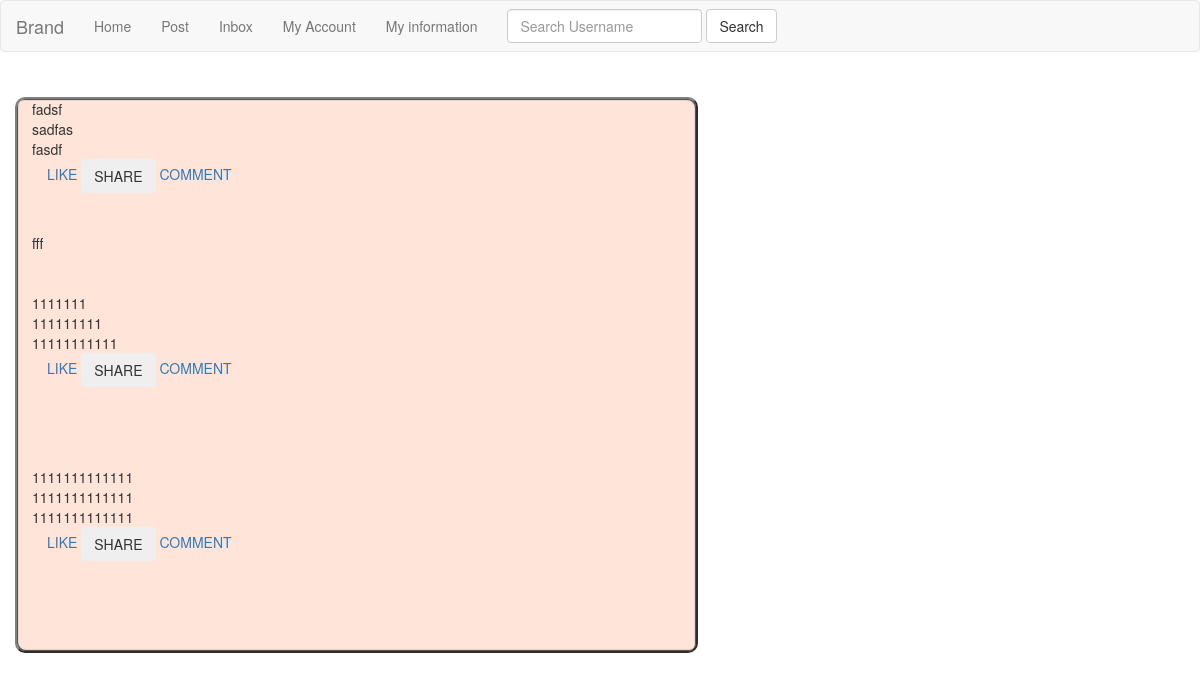
Before: /authors/cao/posts (signed in) with the older database file.
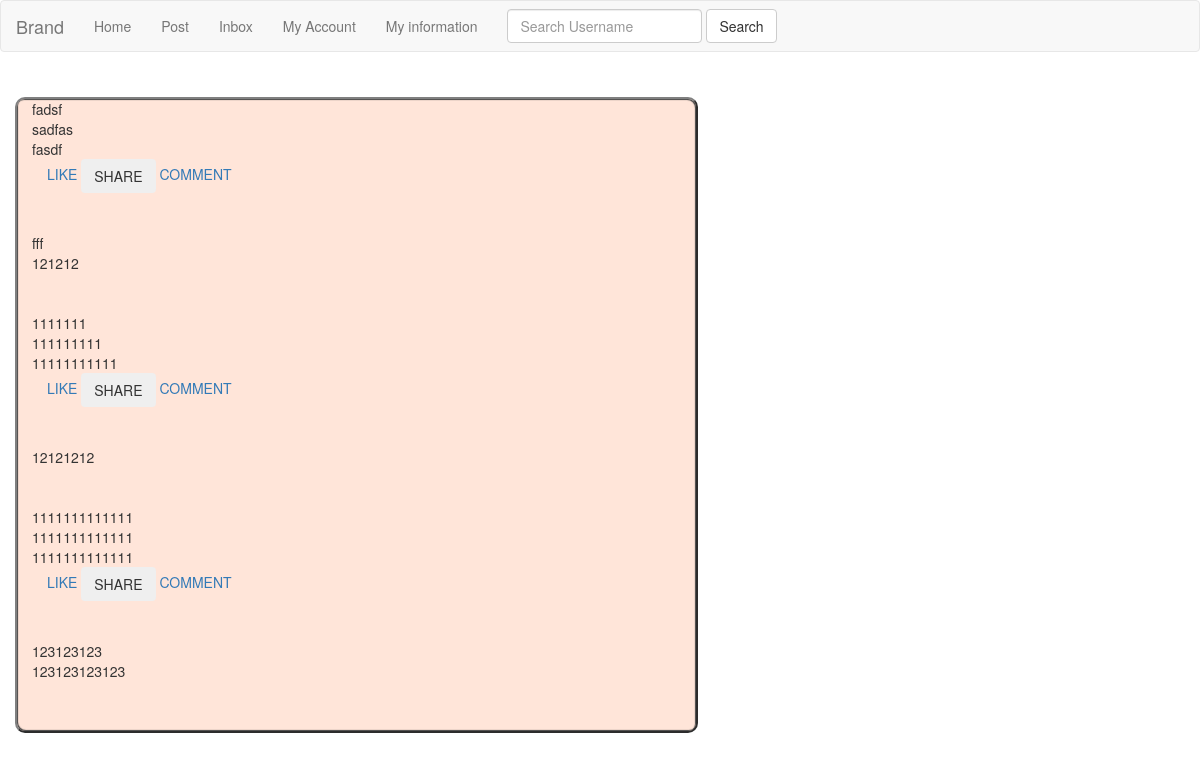
After: the same page with the newer database file.
### post/models.py (models this page shows, shortened)
class Post(models.Model):
    type = models.CharField(default='post', max_length=200)
    title = models.CharField(max_length=200,null=True, blank=True)
    uuid = models.UUIDField(default=uuid.uuid4, primary_key=True, editable=False,unique=True)
    id = models.CharField(max_length=200, null=True)
    source = models.CharField(max_length=200,null=True)
    origin = models.CharField(max_length=200,null=True)
    description = models.TextField(null=True, blank=True)
    content = models.CharField(max_length=256, null=True, blank=True)
    Categories = models.CharField(max_length=100, default="")
    CONTENT_CHOICES = [("text/plain", "Plaintext"),
                       ("text/markdown", "Markdown"),
                       ("application/base64", "app"),
                       ("image/png;base64", "png"),
                       ("image/jpeg;base64", "jpeg")]
    contentType = models.CharField(max_length=30, choices=CONTENT_CHOICES,default = ("text/plain", "Plaintext"))
    TEXT_CHOICES = [("text/plain", "Plaintext"),
                       ("text/markdown", "Markdown")]
    textType = models.CharField(max_length=30, choices=TEXT_CHOICES, default = ("text/plain", "Plaintext"))
    author = models.ForeignKey(single_author,related_name='posts',on_delete=models.CASCADE,blank=True, null=True)
    count = models.IntegerField(default=0)
    published = models.DateTimeField(auto_now_add=True, null=True)
    VISIBILITY_CHOICES = [("PUBLIC", "Public"), ("FRIENDS", "Friends"),
                          ("PRIVATE", "Specific friend")]
    visibility = models.CharField(max_length=7,
                                  choices=VISIBILITY_CHOICES,
                                  default="PUBLIC")
    post_image = models.ImageField(null=True, blank=True, upload_to='images/')
    unlisted = models.BooleanField(default=False)

class Comment(models.Model):
    type = "comment"
    uuid = models.UUIDField(default=uuid.uuid4, primary_key=True, editable=False, unique=True)
    id = models.CharField(max_length=200, null=True)
    post = models.ForeignKey(Post, on_delete=models.CASCADE, null=True)
    author = models.ForeignKey(single_author,related_name='comment',on_delete=models.CASCADE,blank=True, null=True)
    comment = models.TextField(max_length=256, null=True, blank=True)
    CONTENT_CHOICES = [("text/plain", "Plaintext"),
                       ("text/markdown", "Markdown")]
    contentType = models.CharField(max_length=30, choices=CONTENT_CHOICES,default = ("text/plain", "Plaintext"))
    published = models.DateTimeField(auto_now_add=True, null=True)

### post/views.py (the view, shortened to what this page needs)
# urls.py: path("authors/<str:userId>/posts",views.home_page,name="home-page"),
@login_required(login_url='/login/')
def home_page(request,userId):
    booleanOfalert = False
    all_posts = Post.objects.filter(unlisted=False, visibility="PUBLIC")
    post_comments_dict = {}
    for post in all_posts:
        oneListComment = Comment.objects.filter(post__uuid = post.uuid)
        post_comments_dict[post] = oneListComment
    return render(request,"post/index.html",{
        "booleanOfalert":booleanOfalert,
        "post_comments_dict": post_comments_dict,
        "all_posts": all_posts,
        "userId": userId
    })

### post/templates/post/index.html (shortened to what this page needs)
{% extends 'base.html' %} {% load static %}
{% block header%}
{% include "navbar.html" %}
{% endblock %} {% block content %}
<div class="container I_followed">
  <div class="row">
    <div
      class="col-xs-6 col-sm-6 col-md-7 border-3"
      style="
        background-color: #ffe5d9;
        box-shadow: inset 1px -1px 1px #444, inset -1px 1px 1px #444;
        margin-top: 25px;
        border: 2px solid grey;
        border-style: outset;
        border-radius: 10px;
      "
    >
    <ul class = "list-unstyled">
      {% for post,comment in post_comments_dict.items %}
          <li>{{ post.title }}</li>
          <li>{{ post.content }}</li>
          <li>{{ post.description }}</li>
          <div class = "container">{% include "post/button.html" %}</div>
          {% for each_comment in comment %}
            <li>{{ each_comment.comment}}</li>
          {% endfor %}
      {% endfor %}
      </ul>
    </div>
{% endblock %}

### post/templates/post/button.html
<a href={% url "like-page" userId post.uuid %} class="button">LIKE</a>
<button type="button" class="btn btn-outline-secondary">SHARE</button>
<a href={% url "comment-page" userId post.uuid %} class="button">COMMENT</a>

Changed rows visible on the page:
added Comment: comment "121212", shown under Post "fadsf"
added Comment: comment "12121212", shown under Post (number 2 of 3 on the later page)
added Comment: comment "123123123", shown under Post (number 3 of 3 on the later page)
added Comment: comment "123123123123", shown under Post (number 3 of 3 on the later page)
